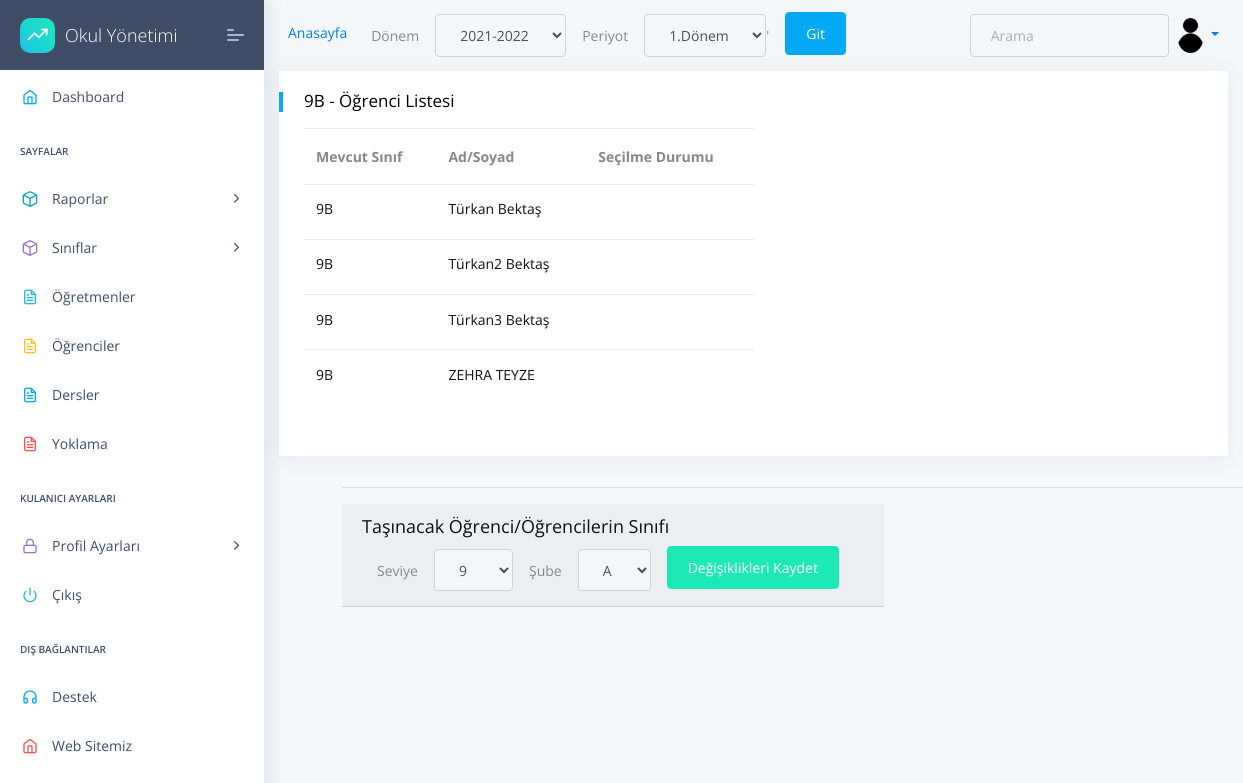
Screenshot of /classes/StudentListUpdateView/2 (signed in) with the database file from the repository.
### apps/home/models.py (models this page shows, shortened)
class Profil(models.Model):
    user=models.OneToOneField(User,on_delete=models.CASCADE,related_name="user")
    TC=models.CharField(max_length=11,unique=True,validators=[validateEven],blank=True,null=True)# regex eklenecek, validasyon yapilacak
    image=models.ImageField(upload_to=upload_location,blank=True,null=True,default='images/person.png')
    job=models.ForeignKey(JobsTable,on_delete=models.CASCADE,unique=False,blank=True,null=True)
    phone=models.CharField(validators=[validatePhone], max_length=17, blank=True,default="05",null=True,unique=False) # regex eklenecek, validasyon yapilacak
    adress=models.TextField(max_length=100,unique=False,blank=True,null=True)
    isWorking=models.BooleanField(default=True,unique=False,blank=True,null=True)
    HESCode=models.CharField(max_length=12,unique=True,validators=[validateHesCode],blank=True,null=True)
    birthdate=models.DateField(("Doğum Tarihiniz"), auto_now=False, auto_now_add=False,unique=False,blank=True,null=True)
    sexualChoice=(('Kız','Kız'),
              ('Erkek','Erkek'),
              ('Diger','Diğer'),
    )
    gender=CharField(max_length=10 ,choices=sexualChoice,unique=False,blank=True,null=True)

### apps/student/models.py (models this page shows, shortened)
class StudentList(models.Model):
    className=models.ForeignKey(Classes,on_delete=models.CASCADE)
    session=models.ForeignKey(Session,on_delete=models.CASCADE)
    periods=models.ForeignKey(Period,on_delete=models.CASCADE)
    students=models.ManyToManyField(Student,blank=True)
    mainteacher=models.ForeignKey(Profil,on_delete=models.CASCADE,blank=True,null=True,verbose_name="Sınıf Öğretmeni",related_name='teacher')
    seating_arrangement=models.CharField(max_length=10000,default=" / / / / / / / / / / / / / / / / / / / / / / / ")
    class Meta:
        ordering = ('className',"session","periods",)

class Student(models.Model):
    firstName= models.CharField(max_length=20,default="",unique=False,null=False,blank=False,)
    lastName=models.CharField(max_length=20,unique=False,null=True,blank=True,)
    TC = models.CharField(max_length=11,unique=True,null=False,blank=False,validators=[validateEven])
    phone = models.CharField(validators=[validatePhone], max_length=17,default="0",unique=False,null=True,blank=True,)
    address=models.TextField(unique=False,null=True,blank=True,)
    status=models.BooleanField(unique=False,null=True,blank=True,)
    middleSchool=models.ForeignKey(MiddleSchool,on_delete=models.CASCADE,null=True)
    number=models.IntegerField(unique=False,null=True,blank=True)
    session=models.ForeignKey(Session,on_delete=models.CASCADE,null=True)
    image=models.ImageField(upload_to=upload_location,unique=False,null=True,blank=True,default='images/person.png')
    health=models.TextField(unique=False,null=True,blank=True,)
    HESCode=models.CharField(max_length=12,unique=True,null=True,blank=True,validators=[validateHesCode])
    birtdate=DateField(("Doğum Tarihiniz"), auto_now=False, auto_now_add=False,unique=False,null=True,blank=True,)
    email=models.EmailField()
    genders=(('Kız','Kız'),
              ('Erkek','Erkek'),
              ('Diger','Diğer'),
    )
    gender=CharField(max_length=10 ,choices=genders,unique=False,blank=True,null=True)
    class Meta:
        ordering = ('firstName',)
    """def save(self, *args, **kwargs):

        if '-' not in self.HESCode:
            self.HESCode = '{0}-{1}-{2}'.format(
                 self.HESCode[:4], self.HESCode[4:9], self.HESCode[9:])
        if '-' not in self.phone:
            self.phone = '({0})-{1} {2}'.format(
                 self.phone[:4], self.phone[4:7], self.phone[7:])

        # Continue the model saving
        super(Student, self).save(*args, **kwargs)"""

### apps/classes/models.py (models this page shows)
class Classes(models.Model):
    className=models.ForeignKey(ClassNames,on_delete=models.CASCADE,default="")
    level=models.ForeignKey(ClassLevels,on_delete=models.CASCADE)
    def __str__(self):
        return self.level.level+self.className.name

class ClassLevels(models.Model):
    level=models.CharField(default="9",max_length=2,unique=True)
    def __str__(self):
        return self.level

class ClassNames(models.Model):
    name=models.CharField(default="A",max_length=1,unique=True)
    class Meta:
        ordering = ('name',)
    def __str__(self):
        return self.name

### apps/classes/views.py (the view, shortened to what this page needs)
# urls.py: path('StudentListUpdateView/<int:pk>', views.StudentListUpdateView, name='StudentListUpdateView'),
@login_required(login_url="/login/")
def StudentListUpdateView(request,pk):
    classNames = ClassNames.objects.all()
    classLevels = ClassLevels.objects.all()
    baseList = StudentList.objects.get(id=pk) # get studentlist by current ID
    classess=Classes.objects.all()
    context = {
        'studentList':baseList,
        'sessions':sessions,
        'periods':periods,
        'classNames':classNames,
        'classLevels':classLevels,
        'media_url':settings.MEDIA_URL,
        'all_class_levels':all_class_levels
    }
    return render(request, "clasess/cls-listUpdate.html", context)

### apps/home/models.py (called while the page is built)
    def __str__(self):
      return self.session

    def __str__(self):
      return self.period

### apps/templates/clasess/cls-listUpdate.html (shortened to what this page needs)
{% extends "layouts/base.html" %}
{% block content %}
<div class="col-xl-12 col-md-6">
  <form action="" method="GET">
    <div class="card ">
      <div class="card-header">
        <h5> {{studentList.className}}  - Öğrenci Listesi</h5>
        <div class="card-block px-0 py-3 col-md-6">
          <div class="table-responsive">
            <table class="table table-hover">
              <thead>
                <tr>
                  <th scope="col-md-3">Mevcut Sınıf</th>
                  <th scope="col-md-3">Ad/Soyad</th>
                  <th scope="col-md-3">Seçilme Durumu</th>
                </tr>
              </thead>
              <tbody>
                {% for student in studentList.students.all %}
                <td title="Sınıf">
                  <h6 class="mb-1">{{studentList.className}} </h6>
                </td>
                <td title="Ad Soyad">
                  <h6 class="mb-1">{{student.firstName}} {{student.lastName}}</h6>
                </td>
                <td>
                </td>
                {% endfor %}
              </tbody>
            </table>
          </div>
        </div>
      </div>
      </div>
      <div class="col-md-12 mx-5">
        <hr>
        <div class="form-inline">
          <div class="card-header">
            <h5>Taşınacak Öğrenci/Öğrencilerin Sınıfı</h5>
          <div class="form-group col-xl-12 col-md-6">
            <label class="mr-3" for="classLevel">Seviye</label>
            <select id="classLevel" class="form-control mr-3" name="classLevel">
              {% for classLevel in classLevels %}
              <option value="{{ classLevel }}" {% if classLevel.selected %} selected {% endif %}>{{ classLevel }}
              </option>
              {% endfor %}
            </select>
            <label class="" for="className">Şube</label>
            <select id="className " class="form-control mx-3" name="className">
              {% for className in classNames %}
              <option value="{{ className }}">{{ className }}</option>
              {% endfor %}
            </select>
            <button id="but1" type="button" class="btn btn-success" data-toggle="modal"
            data-target="#classChangeModal">Değişiklikleri Kaydet</button>
          </div>
        </div>
      </div>
  </form>
</div>
{% endblock content %}

### apps/templates/includes/navigation.html (shortened to what this page needs)
<nav  class="navbar navbar-expand-lg ">
  <div class="collapse navbar-collapse ">
  <div class="collapse navbar-collapse" id="navbarsExample03">
    <ul class="navbar-nav mr-auto">
      <li class="text-black">
        <a class="nav-link" href="#">Anasayfa<span class="sr-only">(current)</span></a>
      </li>
      <form class="form-inline my-2 my-md-0"  method="GET" >
      <li class="text-black align-middle mx-3">
        <label for="session">Dönem</label>
      </li>
      <li class="nav-item select">
        <select id="sessionID" class="form-control" name="sessionID">-->
          {% for session in sessions %}
          <option value="{{ session }}">{{ session }}</option>
          {% endfor %}
        </select>
      </li>
      <li class="text-black mx-3">
        <label for="session">Periyot</label>
      </li>
      <li class="nav-item select">
        <select id="periodID" class="form-control" name="periodID">-->
          {% for period in periods %}
          <option value="{{ period }}">{{ period }}</option>
          {% endfor %}
        </select>
      </li>'
      <button  type="submit" class="btn btn-primary mx-3" >Git</button>
    </form>
    </ul>
    <form class="form-inline my-2 my-md-0">
      <input class="form-control" type="text" placeholder="Arama">
    </form>
    <ul class="nav navbar-nav navbar-right">
      <li class="nav-item dropdown">
      <a class="nav-link dropdown-toggle" href="" id="dropdown01" data-toggle="dropdown" aria-haspopup="true" aria-expanded="false">
      {% if user.user.image.ogretmenler %}
      <img
        src="/media/{{user.user.image.ogretmenler}}"
        class="rounded-circle z-depth-0"
        alt="avatar image"
        height="35"
      />
      {% else %}
      <img
        src="/media/{{user.user.image}}"
        class="rounded-circle z-depth-0"
        alt="avatar image"
        height="35"
      >
      {% endif %}
      </a>
      </li>
    </ul>
  </div>
</div>
</nav>

### rows the page displays
StudentList: className "9B"
Student: firstName "Türkan", lastName "Bektaş"
Student: firstName "Türkan2", lastName "Bektaş"
Student: firstName "Türkan3", lastName "Bektaş"
Student: firstName "ZEHRA", lastName "TEYZE"

### other values shown
form field sessionID "2021-2022"
form field periodID "1.Dönem"
form field classLevel "9"
form field className "A"
